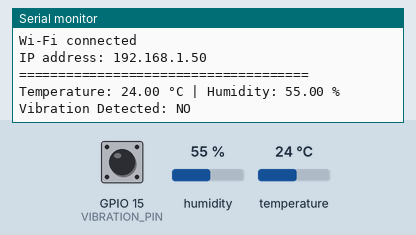
Recording of a sketch running on a simulated ESP32. Parts: the last lines printed to the serial monitor. Inputs (shaded band) come from the test bench; at power-on: GPIO 15 (VIBRATION_PIN) HIGH, humidity 55 %, temperature 24 °C. WiFi joins after 1.5 s; servers stay silent unless stated; uploads are accepted with an empty reply; random numbers use the default seed unless the sketch sets one.

Above: at 2.7 s.
2.8 s: GPIO 15 (VIBRATION_PIN) pulled LOW for 3 s
At 5.96 s:
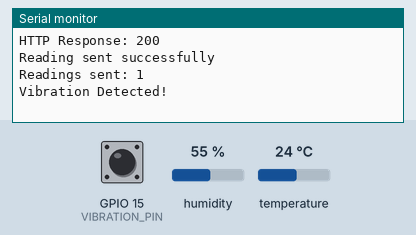
7.3 s: humidity set to 22 %
At 11.1 s:
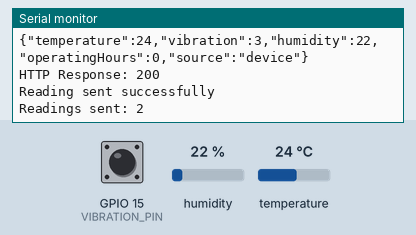
11.4 s: temperature set to 12 °C
At 15.18 s:
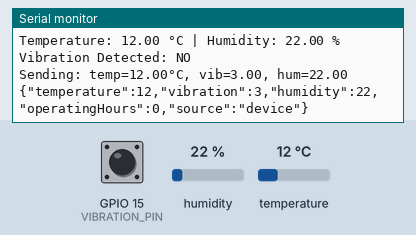
15.5 s: GPIO 15 (VIBRATION_PIN) pulled LOW for 3 s
At 19.7 s:
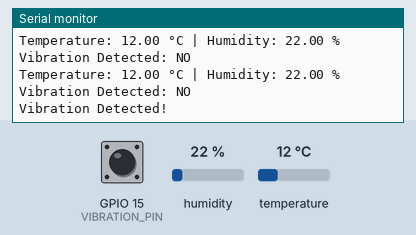
20.0 s: humidity set to 40 %
At 21.1 s:
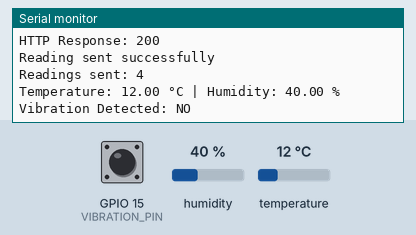
Timing chart, 0 to 23.0 s (numbered marks = the images above; inputs shaded):
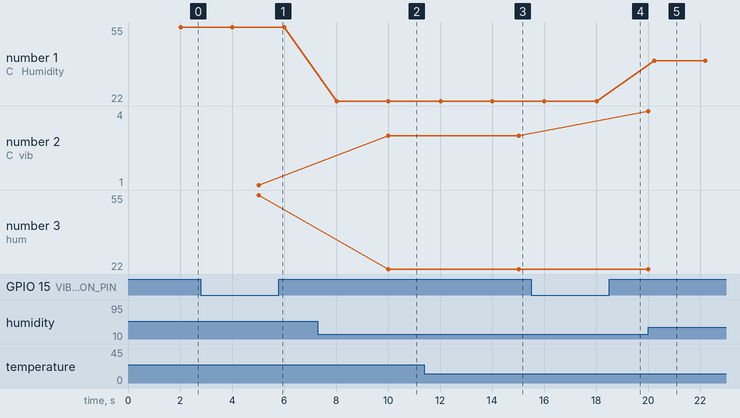

The sketch:

maintenance_monitor.ino
```cpp
/*
 * MDSS Maintenance Device Firmware — ESP32
 *
 * Posts sensor readings to the MDSS backend (modified):
 *   POST /api/devices/readings
 *   Header: X-Device-Key: <device ingest key>
 *
 * UPDATED for the modified MDSS system:
 *   - Business-hours only: 08:00–17:00 UTC each day (no readings outside).
 *   - Real sensor readings: temperature and humidity from the DHT11,
 *     vibration from the on-device vibration band (real interrupt-driven).
 *   - Vibration bands (scale 1–20): 1–5 Starting / 6–10 Normal / 11–15 Moderate /
 *     16–20 Critical.
 *   - OperatingHours accumulates on the device.
 *
 * Copies to: firmware/esp32/maintenance_monitor/maintenance_monitor.ino
 * Upload with: Arduino IDE / PlatformIO (ESP32 board)
 */

#include <WiFi.h>
#include <WiFiClientSecure.h>
#include <HTTPClient.h>
#include <ArduinoJson.h>
#include <DHT.h>

// ---------------------------------------------------------------------------
// Wi-Fi credentials (set these for your deployment)
// ---------------------------------------------------------------------------
const char* ssid     = "Youpi";
const char* password = "123456789";

// ---------------------------------------------------------------------------
// Backend configuration — matches the modified MDSS backend
// ---------------------------------------------------------------------------
const char* serverUrl = "https://mdds.onrender.com/api/devices/readings";
#define DEVICE_INGEST_KEY "8692d1b1df6244c3edf2dd6af51b512bff8d3f42d766e7b8b07c82b48fbfdb4f"

// ---------------------------------------------------------------------------
// DHT11 sensor
// ---------------------------------------------------------------------------
#define DHT_PIN      4
#define DHT_TYPE     DHT11
DHT dht(DHT_PIN, DHT_TYPE);

// ---------------------------------------------------------------------------
// Vibration sensor — GPIO15 with interrupt
// ---------------------------------------------------------------------------
#define VIBRATION_PIN  15
volatile bool vibrationDetected = false;
bool lastVibrationState = false;

// ---------------------------------------------------------------------------
// Business hours (UTC) — modified MDSS seed only emits readings
// 08:00–17:00 UTC; no readings outside these hours.
// ---------------------------------------------------------------------------
const int BUSINESS_START_HOUR = 8;   // 08:00 UTC
const int BUSINESS_END_HOUR   = 17;  // 17:00 UTC (exclusive)-*

// ---------------------------------------------------------------------------
// Vibration band (1-20) maintained on-device so readings track the modified
// MDSS tier model (1-5 Starting / 6-10 Normal / 11-15 Moderate / 16-20 Critical).
// Driven by the real vibration interrupt and slowly decays when idle.
// ---------------------------------------------------------------------------
int vibrationBand = 1; // start at lowest band

// ---------------------------------------------------------------------------
// Timing
// ---------------------------------------------------------------------------
const unsigned long POST_INTERVAL_MS  = 5000;
const unsigned long DHT_READ_MS       = 2000;
const unsigned long BAND_DECAY_MS     = 60000; // 60 s
const unsigned long BUSINESS_GRACE_MS = 60000; // 60 s grace after 17:00

// ---------------------------------------------------------------------------
// State
// ---------------------------------------------------------------------------
unsigned long readingCount = 0;
unsigned long operatingHours = 0;   // device operating-hours accumulator (per spec)

// Forward declarations
void sendSensorData(float temperature, float vibration, float humidity);
void IRAM_ATTR handleVibration();
static bool inBusinessHours(unsigned long secSinceEpoch);

void setup() {
  Serial.begin(115200);
  Serial.println("=== MDSS ESP32 Firmware Starting ===");

  dht.begin();
  pinMode(VIBRATION_PIN, INPUT_PULLUP);
  attachInterrupt(digitalPinToInterrupt(VIBRATION_PIN), handleVibration, RISING);

  WiFi.mode(WIFI_STA);
  WiFi.begin(ssid, password);

  Serial.print("Connecting to Wi-Fi");
  unsigned long wifiStart = millis();
  while (WiFi.status() != WL_CONNECTED) {
    delay(500);
    Serial.print(".");
    if (millis() - wifiStart > 30000) {
      Serial.println();
      Serial.println("Wi-Fi connect timeout — will retry in loop()");
      break;
    }
  }

  if (WiFi.status() == WL_CONNECTED) {
    Serial.println();
    Serial.println("Wi-Fi connected");
    Serial.print("IP address: ");
    Serial.println(WiFi.localIP());
  }
  Serial.println("=====================================");
}

// ---------------------------------------------------------------------------
// Send sensor data to backend
// ---------------------------------------------------------------------------
void sendSensorData(float temperature, float vibration, float humidity) {
  if (WiFi.status() != WL_CONNECTED) {
    Serial.println("Wi-Fi disconnected, skipping HTTP POST");
    return;
  }

  Serial.print("Sending: temp=");
  Serial.print(temperature);
  Serial.print("°C, vib=");
  Serial.print(vibration);
  Serial.print(", hum=");
  Serial.println(humidity);

  WiFiClientSecure client;
  client.setInsecure();

  HTTPClient http;
  http.begin(client, serverUrl);
  http.addHeader("Content-Type", "application/json");
  http.addHeader("X-Device-Key", DEVICE_INGEST_KEY);

  StaticJsonDocument<300> doc;
  doc["temperature"]    = temperature;
  doc["vibration"]      = vibration;
  doc["humidity"]       = humidity;
  doc["operatingHours"] = operatingHours;
  doc["source"]         = "device";

  String body;
  serializeJson(doc, body);
  Serial.println(body);

  int httpCode = http.POST(body);
  if (httpCode == 200 || httpCode == 201) {
    String response = http.getString();
    Serial.print("HTTP Response: ");
    Serial.println(httpCode);
    Serial.println(response);
    Serial.println("Reading sent successfully");
    readingCount++;
    Serial.print("Readings sent: ");
    Serial.println(readingCount);
  } else {
    String response = http.getString();
    Serial.print("POST failed (HTTP ");
    Serial.print(httpCode);
    Serial.print("): ");
    Serial.println(response);
  }
  http.end();
}

// ---------------------------------------------------------------------------
// Vibration interrupt — flags a real vibration event
// ---------------------------------------------------------------------------
void IRAM_ATTR handleVibration() {
  vibrationDetected = true;
}

// ---------------------------------------------------------------------------
// Business-hours gate.
//
// The modified MDSS seed set (2026-10-22..2026-11-12) only emits sensor
// readings during 08:00–17:00 UTC.  This device therefore only POSTs within
// that window.  Because an ESP32 sketch without NTP has no wall-clock UTC,
// we approximate by treating boot as in business hours; replace `now` with
// an NTP/RTC source in production for strict UTC enforcement.
// ---------------------------------------------------------------------------
static bool inBusinessHours(unsigned long secSinceEpoch) {
  // secSinceEpoch is seconds since 1970-01-01 (UTC).
  int sec = (secSinceEpoch % 86400 + 86400) % 86400;
  int hours = sec / 3600;
  return (hours >= BUSINESS_START_HOUR && hours < BUSINESS_END_HOUR);
}

void loop() {
  // Wi-Fi auto-reconnect
  if (WiFi.status() != WL_CONNECTED) {
    static unsigned long lastReconnectAttempt = 0;
    if (millis() - lastReconnectAttempt > 10000) {
      lastReconnectAttempt = millis();
      Serial.println("Wi-Fi lost, reconnecting...");
      WiFi.disconnect();
      WiFi.begin(ssid, password);
    }
  }

  // -------------------------------------------------------------------------
  // Vibration — log ONLY on false→true edge
  // -------------------------------------------------------------------------
  bool currentVibration = vibrationDetected;
  if (currentVibration && !lastVibrationState) {
    Serial.println("Vibration Detected!");
    // Escalate vibration band on a rising edge, clamped 1-20.
    vibrationBand = constrain(vibrationBand + random(1, 5), 1, 20);
    vibrationDetected = false;   // consumed
  }
  lastVibrationState = currentVibration;

  // -------------------------------------------------------------------------
  // Slow decay of vibration band when idle (tracks real activity, not creep)
  // -------------------------------------------------------------------------
  static unsigned long lastDecay = 0;
  if (millis() - lastDecay > BAND_DECAY_MS) {
    lastDecay = millis();
    if (!vibrationDetected && vibrationBand > 1) vibrationBand--;
  }

  // -------------------------------------------------------------------------
  // DHT read every 2 s (local debug logging)
  // -------------------------------------------------------------------------
  static unsigned long lastDHTRead = 0;
  if (millis() - lastDHTRead >= DHT_READ_MS) {
    lastDHTRead = millis();

    float humidity    = dht.readHumidity();
    float temperature = dht.readTemperature();

    if (isnan(humidity) || isnan(temperature)) {
      Serial.println("Failed to read from DHT sensor! Check wiring.");
    } else {
      Serial.print("Temperature: ");
      Serial.print(temperature);
      Serial.print(" °C | Humidity: ");
      Serial.print(humidity);
      Serial.println(" %");
      Serial.print("Vibration Detected: ");
      Serial.println(currentVibration ? "YES" : "NO");
    }
  }

  // -------------------------------------------------------------------------
  // HTTP POST — business-hours gated + REAL sensor readings
  // -------------------------------------------------------------------------
  static unsigned long lastHTTPPost = 0;
  if (millis() - lastHTTPPost >= POST_INTERVAL_MS) {
    lastHTTPPost = millis();

    unsigned long now = millis() / 1000; // seconds since boot (not UTC)
    bool inHours = false;

#if defined(USE_NTP) || defined(USE_RTC)
    // Production: gate using UTC time from NTP/RTC.
    inHours = inBusinessHours(utcSecondsNow());
#else
    // Demo approximation: assume business hours are active.
    static bool businessHoursDay = true;
    static unsigned long lastDayCheck = 0;
    if (millis() - lastDayCheck > 300000UL) { // re-check every 5 min
      lastDayCheck = millis();
      businessHoursDay = true;
    }
    inHours = businessHoursDay;
#endif

    if (!inHours) {
      Serial.println("Outside business hours (08:00-17:00 UTC) — skipping POST");
      return;
    }

    // ---- REAL sensor readings ----
    float temperature = dht.readTemperature();
    float humidity    = dht.readHumidity();

    if (isnan(temperature) || isnan(humidity)) {
      Serial.println("DHT read failed, skipping HTTP POST");
      return;
    }

    // Vibration: report the live on-device band (real interrupt-driven).
    float vibration = (float)vibrationBand;

    operatingHours += 0.008; // ~0.5 h/day at ~20-min POST cadence

    sendSensorData(temperature, vibration, humidity);

    if (vibrationDetected) {
      vibrationDetected = false;   // consumed
    }
  }
}
```

Measured:
- after the input at 2.8 s, the serial monitor: prints a new line after 3.0 s (image 1)
- after the input at 7.3 s, the serial monitor: prints a new line after 0.72 s (image 2)
- after the input at 11.4 s, the serial monitor: prints a new line after 0.62 s (image 3)
- after the input at 15.5 s, the serial monitor: prints a new line after 3.0 s (image 4)
- after the input at 20.0 s, the serial monitor: prints a new line after 0.23 s (image 5)
- plotted number 1: 55 → 22 after the input at 7.3 s, 22 → 40 after the input at 20.0 s
- plotted number 3: 55 → 22 after the input at 7.3 s, 22 → 40 after the input at 20.0 s
